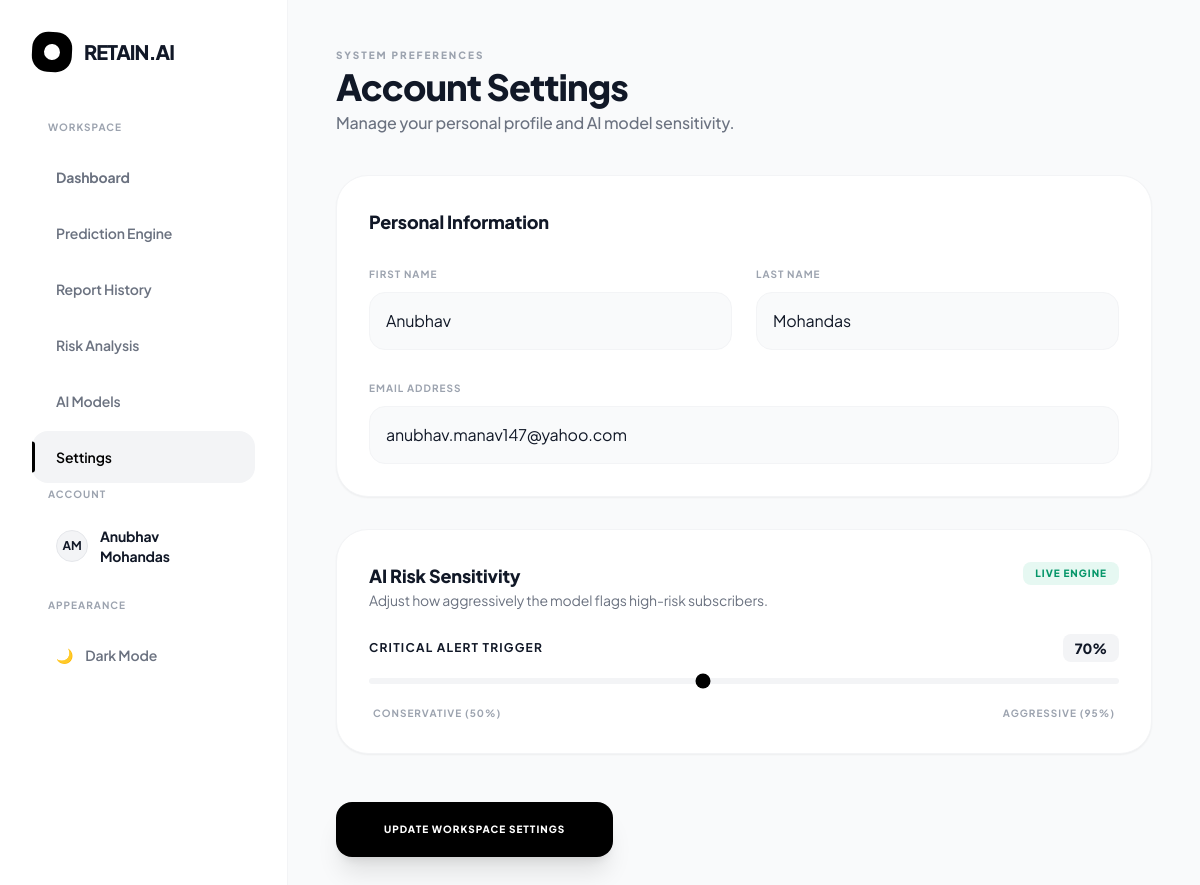
The app's page /settings/ (signed in) with its own data.
### apps/customer/models.py (models this page shows, shortened)
class Customer(AbstractUser):
    company = models.CharField(max_length=255, blank=True, null=True)
    ROLE_CHOICES = [
        ('founder_ceo', 'Founder / CEO'),
        ('product_manager', 'Product Manager'),
        ('growth_marketing', 'Growth / Marketing'),
        ('data_analyst', 'Data Analyst'),
        ('customer_success', 'Customer Success'),
        ('engineer', 'Engineer'),
        ('other', 'Other'),
    ]
    role = models.CharField(max_length=20, choices=ROLE_CHOICES, blank=True, null=True)
    email = models.EmailField(unique=True)
    risk_threshold = models.IntegerField(default=70)
    USERNAME_FIELD = 'email'
    REQUIRED_FIELDS = ['username', 'first_name', 'last_name']

### apps/customer/views.py (the view, shortened to what this page needs)
# urls.py: path('settings/', settings_page, name='settings_page'),
@login_required(login_url='/login/')
def settings_page(request):
    user = request.user
    return render(request, 'settings.html')

### apps/customer/templates/settings.html (shortened to what this page needs)
{% load static %}
<!DOCTYPE html>
<html lang="en" class="light">
<head>
  <script src="https://cdn.tailwindcss.com"></script>
  <link rel="stylesheet" href="{% static 'assets/css/global.css' %}">
</head>
<body class="flex min-h-screen bg-gray-50 dark:bg-[#050505] transition-colors duration-300">
  {% include 'sidebar.html' %}
  <div class="flex-1 flex flex-col min-w-0">
    <main class="flex-1 p-6 md:p-10 lg:p-12 overflow-y-auto">
      <header class="mb-10">
        <div class="text-[10px] font-extrabold uppercase tracking-[0.2em] text-gray-400 dark:text-zinc-500 mb-1">System Preferences</div>
        <h2 class="text-3xl md:text-4xl font-extrabold tracking-tight dark:text-white">Account Settings</h2>
        <p class="text-gray-500 dark:text-zinc-400 mt-1 font-medium">Manage your personal profile and AI model sensitivity.</p>
      </header>
      <div class="max-w-4xl">
        <form action="{% url 'settings_page' %}" method="POST" class="space-y-8">
            <section class="bg-white dark:bg-zinc-900 p-8 rounded-[32px] border border-gray-100 dark:border-zinc-800 shadow-sm">
                <h3 class="text-lg font-extrabold dark:text-white mb-6">Personal Information</h3>
                <div class="grid grid-cols-1 md:grid-cols-2 gap-6">
                    <div class="space-y-2">
                        <label class="text-[10px] font-bold text-gray-400 uppercase tracking-widest">First Name</label>
                        <input type="text" name="first_name" value="{{ user.first_name }}" required
                               class="w-full p-4 rounded-2xl bg-gray-50 dark:bg-zinc-800 dark:text-white border border-gray-100 dark:border-zinc-700 outline-none focus:ring-2 focus:ring-black dark:focus:ring-white transition">
                    </div>
                    <div class="space-y-2">
                        <label class="text-[10px] font-bold text-gray-400 uppercase tracking-widest">Last Name</label>
                        <input type="text" name="last_name" value="{{ user.last_name }}" required
                               class="w-full p-4 rounded-2xl bg-gray-50 dark:bg-zinc-800 dark:text-white border border-gray-100 dark:border-zinc-700 outline-none focus:ring-2 focus:ring-black dark:focus:ring-white transition">
                    </div>
                    <div class="md:col-span-2 space-y-2">
                        <label class="text-[10px] font-bold text-gray-400 uppercase tracking-widest">Email Address</label>
                        <input type="email" name="email" value="{{ user.email }}" required
                               class="w-full p-4 rounded-2xl bg-gray-50 dark:bg-zinc-800 dark:text-white border border-gray-100 dark:border-zinc-700 outline-none focus:ring-2 focus:ring-black dark:focus:ring-white transition">
                    </div>
                </div>
            </section>
            <section class="bg-white dark:bg-zinc-900 p-8 rounded-[32px] border border-gray-100 dark:border-zinc-800 shadow-sm">
                <div class="flex justify-between items-start mb-6">
                    <div>
                        <h3 class="text-lg font-extrabold dark:text-white">AI Risk Sensitivity</h3>
                        <p class="text-sm text-gray-500">Adjust how aggressively the model flags high-risk subscribers.</p>
                    </div>
                    <span class="bg-emerald-500/10 text-emerald-600 px-3 py-1 rounded-lg text-[10px] font-black uppercase tracking-widest">Live Engine</span>
                </div>
                <div class="space-y-6">
                    <div class="space-y-4">
                        <div class="flex justify-between items-center">
                            <label class="text-xs font-bold dark:text-white uppercase tracking-widest">Critical Alert Trigger</label>
                            <span id="threshold-val" class="text-sm font-black dark:text-white bg-gray-100 dark:bg-zinc-800 px-3 py-1 rounded-lg">
                                {{ user.risk_threshold|default:"70" }}%
                            </span>
                        </div>
                        <input type="range" id="threshold-slider" name="risk_threshold"
                               class="w-full h-1.5 bg-gray-100 dark:bg-zinc-800 rounded-lg appearance-none cursor-pointer accent-black dark:accent-white"
                               min="50" max="95" value="{{ user.risk_threshold|default:"70" }}">
                        <div class="flex justify-between text-[10px] font-bold text-gray-400 uppercase tracking-widest px-1">
                            <span>Conservative (50%)</span>
                            <span>Aggressive (95%)</span>
                        </div>
                    </div>
                </div>
            </section>
            <div class="pt-4">
                <button type="submit" class="w-full md:w-auto px-12 py-5 bg-black dark:bg-white text-white dark:text-black rounded-2xl font-black text-[10px] uppercase tracking-widest hover:scale-[0.98] active:scale-95 transition-all shadow-xl">
                    Update Workspace Settings
                </button>
            </div>
        </form>
      </div>
    </main>
  </div>
</body>
</html>

### apps/customer/templates/sidebar.html (shortened to what this page needs)
{% load static %}
<aside id="sidebar" class="w-72 bg-white dark:bg-[#0d0d0d] border-r border-gray-100 dark:border-zinc-800 flex flex-col h-screen p-8 transition-colors overflow-y-auto z-40 fixed lg:relative -translate-x-full lg:translate-x-0 transition-transform duration-300">
  <div class="flex items-center gap-3 mb-12">
    <div class="w-10 h-10 bg-black dark:bg-white rounded-2xl flex items-center justify-center rotate-3 flex-shrink-0">
      <div class="w-4 h-4 bg-white dark:bg-black rounded-full"></div>
    </div>
    <h1 class="text-xl font-extrabold tracking-tighter dark:text-white">RETAIN.AI</h1>
  </div>
  <nav class="space-y-1 flex-1" role="navigation">
    <p class="text-[10px] font-bold text-gray-400 dark:text-zinc-500 uppercase tracking-widest mb-4 ml-4">Workspace</p>
    <a href="{% url 'dashboard_page' %}" class="nav-link w-full flex items-center gap-3 px-6 py-4 rounded-2xl font-bold text-sm {% if request.resolver_match.url_name == 'dashboard_page' %}bg-gray-100 dark:bg-zinc-800 text-black dark:text-white{% else %}text-gray-500 dark:text-zinc-400 hover:bg-gray-50 dark:hover:bg-zinc-800/50{% endif %}">
      Dashboard
    </a>
    <a href="{% url 'prediction_page' %}" class="nav-link w-full flex items-center gap-3 px-6 py-4 rounded-2xl font-semibold text-sm transition {% if request.resolver_match.url_name == 'prediction_page' %}bg-gray-100 dark:bg-zinc-800 text-black dark:text-white{% else %}text-gray-500 dark:text-zinc-400 hover:bg-gray-50 dark:hover:bg-zinc-800/50{% endif %}">
      Prediction Engine
    </a>
    <a href="{% url 'report_history' %}" class="nav-link w-full flex items-center gap-3 px-6 py-4 text-gray-500 dark:text-zinc-400 rounded-2xl font-semibold text-sm transition hover:bg-gray-50 dark:hover:bg-zinc-800/50">
      Report History
    </a>
    <a href="{% url 'risk_analysis' %}" class="nav-link w-full flex items-center gap-3 px-6 py-4 text-gray-500 dark:text-zinc-400 rounded-2xl font-semibold text-sm transition hover:bg-gray-50 dark:hover:bg-zinc-800/50">Risk Analysis</a>
    <a href="{% url 'ai_models_page' %}" class="nav-link w-full flex items-center gap-3 px-6 py-4 text-gray-500 dark:text-zinc-400 rounded-2xl font-semibold text-sm transition hover:bg-gray-50 dark:hover:bg-zinc-800/50">AI Models</a>
    <a href="{% url 'settings_page' %}" class="nav-link w-full flex items-center gap-3 px-6 py-4 rounded-2xl font-semibold text-sm transition {% if request.resolver_match.url_name == 'settings_page' %}active bg-gray-100 dark:bg-zinc-800 text-black dark:text-white{% else %}text-gray-500 dark:text-zinc-400 hover:bg-gray-50 dark:hover:bg-zinc-800/50{% endif %}">
    Settings
  </a>
    <div class="mt-8">
      <p class="text-[10px] font-bold text-gray-400 dark:text-zinc-500 uppercase tracking-widest mb-4 ml-4">Account</p>
      <div class="flex items-center gap-3 px-6 py-2 mb-2">
        <div class="w-8 h-8 bg-gray-100 dark:bg-zinc-800 rounded-full flex items-center justify-center font-bold text-xs dark:text-white border border-gray-200 dark:border-zinc-700">
          {{ request.user.first_name|slice:":1" }}{{ request.user.last_name|slice:":1" }}
        </div>
        <span class="font-bold text-sm dark:text-white">{{ request.user.get_full_name|default:request.user.username }}</span>
      </div>
      <p class="text-[10px] font-bold text-gray-400 dark:text-zinc-500 uppercase tracking-widest mb-4 ml-4 mt-6">Appearance</p>
      <button id="themeToggle" class="w-full flex items-center gap-3 px-6 py-4 text-gray-500 dark:text-zinc-400 rounded-2xl font-semibold text-sm transition hover:bg-gray-50 dark:hover:bg-zinc-800/50">
        <span id="themeIcon">🌙</span> <span id="themeText">Dark Mode</span>
      </button>
    </div>
  </nav>
</aside>

### static/assets/css/global.css (style rules this page uses)
:root { --bg: #f9fafb; --card-bg: #ffffff; --accent: #000000; --curve: 1.5rem; }
body { font-family: 'Plus Jakarta Sans', sans-serif; background-color: var(--bg); color: #111827; letter-spacing: -0.01em; transition: background-color 0.3s ease; }
.nav-link { position: relative; }
.nav-link.active { background-color: #f3f4f6; color: #000 !important; }
.nav-link.active::before { content: ''; position: absolute; left: 0; top: 50%; transform: translateY(-50%); width: 3px; height: 60%; background-color: #000; border-radius: 0 4px 4px 0; }
#sidebar { transition: transform 0.3s cubic-bezier(0.4, 0, 0.2, 1); }

### records on screen
Customer: user.first_name "A", user.last_name "M", user.get_full_name "Anubhav Mohandas", first_name "Anubhav", last_name "Mohandas", email "anubhav.manav147@yahoo.com", risk_threshold "70"
